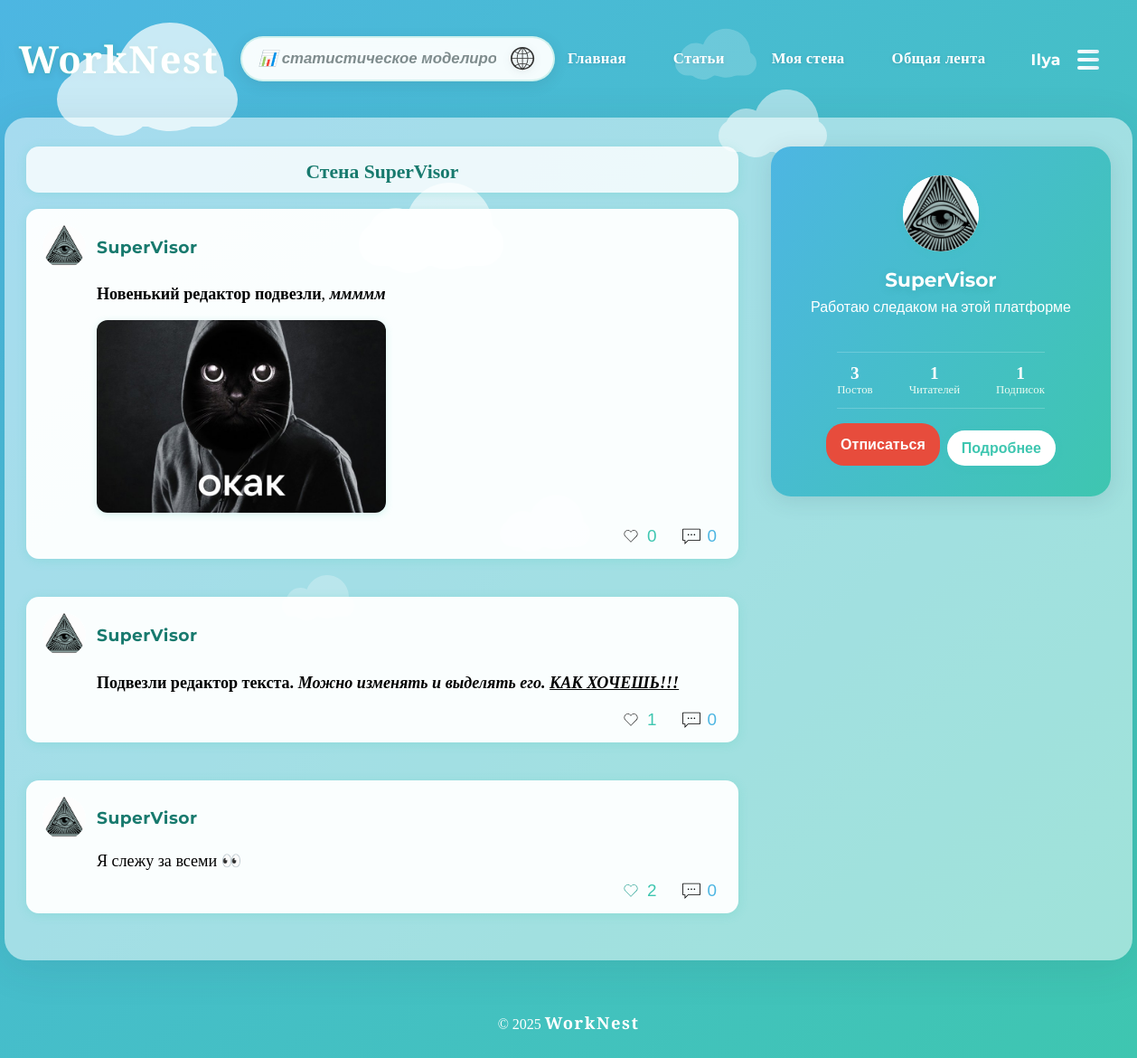
The app's page /user/SuperVisor (signed in) with its own data.
### models.py (models this page shows, shortened)
class User(db.Model):
    id = db.Column(db.Integer, primary_key=True)
    username = db.Column(db.String(64), unique=True, nullable=False)
    email = db.Column(db.String(120), unique=True, nullable=False)
    password_hash = db.Column(db.String(128), nullable=False)
    status = db.Column(db.String(64))
    show_status = db.Column(db.Boolean, default=True)
    bio = db.Column(db.Text)
    show_bio = db.Column(db.Boolean, default=True)
    avatar = db.Column(db.String(256))  # путь к файлу аватара
    full_name = db.Column(db.String(128), nullable=True)
    show_full_name = db.Column(db.Boolean, default=True)
    degree = db.Column(db.String(64), nullable=True)
    show_degree = db.Column(db.Boolean, default=True)
    interests = db.Column(db.String(256), nullable=True)
    show_interests = db.Column(db.Boolean, default=True)
    organization = db.Column(db.String(128), nullable=True)
    show_organization = db.Column(db.Boolean, default=True)
    location = db.Column(db.String(128), nullable=True)
    show_location = db.Column(db.Boolean, default=True)
    scholar_links = db.Column(db.String(512), nullable=True)  # ссылки через запятую или json
    show_scholar_links = db.Column(db.Boolean, default=True)
    website = db.Column(db.String(256), nullable=True)
    show_website = db.Column(db.Boolean, default=True)
    birthdate = db.Column(db.String(32), nullable=True)  # строкой для простоты
    show_birthdate = db.Column(db.Boolean, default=True)
    public_email = db.Column(db.String(120), nullable=True)
    show_public_email = db.Column(db.Boolean, default=True)
    telegram = db.Column(db.String(64), nullable=True)
    show_telegram = db.Column(db.Boolean, default=True)
    last_seen = db.Column(db.DateTime, default=datetime.utcnow)
    is_online = db.Column(db.Boolean, default=False)

class Post(db.Model):
    id = db.Column(db.Integer, primary_key=True)
    user_id = db.Column(db.Integer, db.ForeignKey('user.id'), nullable=False)
    content = db.Column(db.Text, nullable=False)
    created_at = db.Column(db.DateTime, nullable=False, default=db.func.now())
    image_path = db.Column(db.String(256), nullable=True)  # путь к картинке
    latitude = db.Column(db.Float, nullable=True)
    longitude = db.Column(db.Float, nullable=True)
    user = db.relationship('User', backref=db.backref('posts', lazy=True))
    tags = db.relationship('Tag', secondary=post_tags, backref=db.backref('posts', lazy='dynamic'))

### app.py (the view)
@app.route('/user/<username>')
def user_wall(username):
    current_user_id = session.get('user_id')
    if not current_user_id:
        return redirect(url_for('register'))
    current_user = User.query.get(current_user_id)
    target_user = User.query.filter_by(username=username).first()
    if not target_user:
        flash('Пользователь не найден', 'danger')
        return redirect(url_for('wall'))
    posts = Post.query.filter_by(user_id=target_user.id).order_by(Post.created_at.desc()).all()
    for post in posts:
        post.user = User.query.get(post.user_id)
        post.comments = Comment.query.filter_by(post_id=post.id).order_by(Comment.created_at.asc()).all()
        for comment in post.comments:
            comment.user = User.query.get(comment.user_id)
        post.likes_count = Like.query.filter_by(post_id=post.id).count()
        post.liked_by_current = False
        if current_user_id:
            post.liked_by_current = Like.query.filter_by(post_id=post.id, user_id=current_user_id).first() is not None
    followers = list(target_user.followers)
    following = list(target_user.following)
    is_following = False
    if current_user_id:
        from models import Follow
        is_following = Follow.query.filter_by(
            follower_id=current_user_id,
            followed_id=target_user.id
        ).first() is not None
    return render_template('wall.html',
                         user=current_user,
                         posts=posts,
                         target_user=target_user,
                         is_global_wall=False,
                         followers=followers,
                         following=following,
                         followers_count=len(followers),
                         following_count=len(following),
                         is_following=is_following)

### app.py (called while the page is built)
@app.before_request
def update_online_status():
    if 'user_id' in session:
        user = User.query.get(session['user_id'])
        if user:
            user.last_seen = datetime.utcnow()
            user.is_online = True
            db.session.commit()

@app.context_processor
def inject_user():
    user_id = session.get('user_id')
    if user_id:
        user = User.query.get(user_id)
        return dict(current_user=user, is_user_online=is_user_online)
    return dict(current_user=None, is_user_online=is_user_online)

@app.template_filter('hashtagify')
def hashtagify(text):
    def repl(match):
        tag = match.group(1)
        return f'<a href="/feed?q=%23{tag}" class="hashtag">#{tag}</a>'
    return re.sub(r'#([\wа-яА-ЯёЁ\-]+)', repl, text)

### templates/wall.html (shortened to what this page needs)
{% extends 'base.html' %}
{% block content %}
<div class="wall-page" style="display:flex; align-items:flex-start; justify-content:space-between; gap:36px; max-width:100%; margin:0;">
  <div class="wall-left" style="flex:1 1 60%; max-width:900px; display:flex; flex-direction:column; gap:18px; padding-bottom:20px;">
    <div class="wall-topbar" style="background:rgba(255,255,255,0.8);border-radius:14px;padding:16px 18px 10px 18px;display:flex;align-items:center;gap:18px;box-shadow:0 2px 12px #3ec6b033;">
      <div style="flex:1;">
        {% if is_global_wall %}
          <h2 style="margin:0;color:#187a6e;font-size:1.35em;font-weight:700;">Общая лента</h2>
        {% elif target_user and target_user.id != user.id %}
          <h2 style="margin:0;color:#187a6e;font-size:1.35em;font-weight:700;">Стена {{ target_user.username }}</h2>
        {% else %}
          <h2 style="margin:0;color:#187a6e;font-size:1.35em;font-weight:700;">Моя стена</h2>
        {% endif %}
      </div>
    </div>
    {% for post in posts %}
    <div class="wall-post" style="background:rgba(255,255,255,0.95);border-radius:14px;box-shadow:0 2px 12px #3ec6b033;padding:0 0 10px 0;margin-bottom:0;position:relative;">
      <div style="display:flex;align-items:center;gap:12px;padding:18px 18px 0 18px;position:relative;">
        <a href="{{ url_for('user_wall', username=post.user.username) }}" class="user-mini-card" data-user-id="{{ post.user.id }}" style="display:flex;align-items:center;gap:12px;cursor:pointer;text-decoration:none;">
          <div style="width:48px;height:48px;border-radius:50%;background:#fff;overflow:hidden;display:flex;align-items:center;justify-content:center;">
            <img src="{{ url_for('static', filename=post.user.avatar) if post.user.avatar else url_for('static', filename='img/profile_user_svg.svg') }}" alt="Аватар" style="width:48px;height:48px;object-fit:cover;border-radius:50%;background:#fafdff;">
          </div>
          <div style="display:flex;flex-direction:column;">
            <div style="font-weight:700;color:#187a6e;font-size:1.08em;"><span class="comment-username">{{ post.user.username }}</span></div>
          </div>
        </a>
      </div>
      <div style="margin:12px 18px 0 78px;white-space:pre-line;font-size:1.13em;">{{ post.content|hashtagify|safe }}</div>
      {% if post.image_path %}
      <div style="margin:10px 18px 0 78px;">
        <img src="{{ url_for('static', filename=post.image_path) }}" alt="Изображение поста" style="max-width:320px;max-height:320px;border-radius:12px;box-shadow:0 2px 8px #3ec6b033;">
      </div>
      {% endif %}
      <div style="margin:10px 18px 0 78px;display:flex;gap:16px;align-items:center;justify-content:flex-end;">
        <button class="like-btn" type="button" data-liked="{{ 'true' if post.liked_by_current else 'false' }}" data-post-id="{{ post.id }}" style="background:none;border:none;color:#3ec6b0;font-size:1.18em;cursor:pointer;display:flex;align-items:center;gap:8px;">
          <img src="{{ url_for('static', filename='img/heart_svg.svg') }}" alt="Лайк" style="width:20px;height:20px;transition:filter 0.2s;{{ 'filter:invert(41%) sepia(94%) saturate(442%) hue-rotate(124deg) brightness(92%) contrast(92%);' if post.liked_by_current else '' }}">
          <span class="like-count">{{ post.likes_count }}</span>
        </button>
        <button style="background:none;border:none;color:#4db6e2;font-size:1.18em;cursor:pointer;display:flex;align-items:center;gap:8px;"><img src="{{ url_for('static', filename='img/comment_svg.svg') }}" alt="Комментарий" style="width:20px;height:20px;"> {{ post.comments|length }}</button>
      </div>
    </div>
    {% endfor %}
  </div>
  <aside class="wall-right" style="flex:0 0 340px;display:flex;flex-direction:column;gap:28px;align-items:flex-end;margin-top:0;">
    {% if is_global_wall %}
    <div class="profile-card" id="profileCard" style="margin-top:0; position:relative;">
      <div class="profile-avatar">
        <img src="{{ url_for('static', filename=user.avatar) if user.avatar else url_for('static', filename='img/profile_user_svg.svg') }}" alt="Аватар" style="width:120px;height:120px;object-fit:cover;border-radius:50%;background:#fff;">
      </div>
      <div class="profile-info">
        <div class="profile-name">{{ user.username }}</div>
        {% if user.full_name and user.show_full_name %}<div class="profile-fullname">{{ user.full_name }}{% if user.degree and user.show_degree %}<span class="degree-badge degree-{{ user.degree|lower|replace(' ', '-')|trim }}">{{ user.degree }}</span>{% endif %}</div>{% endif %}
        {% if user.status and user.show_status %}<div class="profile-status">{{ user.status }}</div>{% endif %}
        {% if user.bio and user.show_bio %}<div class="profile-bio">{{ user.bio }}</div>{% endif %}
      </div>
      <button id="profileDropBtn" class="profile-edit-btn" style="margin-top:10px;">Показать больше</button>
      <div id="profileDropBox" class="enhanced-profile-dropdown" style="display:none;overflow:hidden;transition:all 0.3s ease;max-height:0;">
        <div class="dropdown-content" style="background:rgba(255,255,255,0.95);border-radius:16px;margin-top:12px;padding:16px 20px;box-shadow:0 4px 20px rgba(0,0,0,0.1);backdrop-filter:blur(10px);">
          {% if user.organization and user.show_organization %}<div style="color:#666;margin-bottom:8px;"><strong>Организация:</strong> {{ user.organization }}</div>{% endif %}
          {% if user.location and user.show_location %}<div style="color:#666;margin-bottom:8px;"><strong>Местоположение:</strong> {{ user.location }}</div>{% endif %}
          {% if user.interests and user.show_interests %}<div style="color:#666;margin-bottom:8px;"><strong>Интересы:</strong> {{ user.interests }}</div>{% endif %}
          {% if user.scholar_links and user.show_scholar_links %}<div style="color:#666;margin-bottom:8px;"><strong>Ссылки:</strong> {{ user.scholar_links }}</div>{% endif %}
          {% if user.website and user.show_website %}<div style="color:#666;margin-bottom:8px;"><strong>Сайт:</strong> <a href="{{ user.website }}" target="_blank" style="color:#3ec6b0;">{{ user.website }}</a></div>{% endif %}
          {% if user.public_email and user.show_public_email %}<div style="color:#666;margin-bottom:8px;"><strong>Email:</strong> <a href="mailto:{{ user.public_email }}" style="color:#3ec6b0;">{{ user.public_email }}</a></div>{% endif %}
          {% if user.telegram and user.show_telegram %}<div style="color:#666;margin-bottom:8px;"><strong>Telegram:</strong> <a href="https://t.me/{{ user.telegram.replace('@', '') }}" target="_blank" style="color:#3ec6b0;">{{ user.telegram }}</a></div>{% endif %}
        </div>
      </div>
    </div>
    {% elif target_user and target_user.id != user.id %}
    <div class="profile-card" id="profileCard" style="margin-top:0; position:relative;">
      <div class="profile-avatar">
        <img src="{{ url_for('static', filename=target_user.avatar) if target_user.avatar else url_for('static', filename='img/profile_user_svg.svg') }}" alt="Аватар" style="width:120px;height:120px;object-fit:cover;border-radius:50%;background:#fff;">
      </div>
      <div class="profile-info">
        <div class="profile-name">{{ target_user.username }}</div>
        {% if target_user.status and target_user.show_status %}<div class="profile-status">{{ target_user.status }}</div>{% endif %}
      </div>
      <div class="profile-stats" style="display:flex;justify-content:center;gap:40px;margin:16px 0;padding:12px 0;border-top:1px solid rgba(255,255,255,0.2);border-bottom:1px solid rgba(255,255,255,0.2);">
        <div style="text-align:center;">
          <div style="font-size:1.2em;font-weight:700;color:#fff;">{{ posts|length }}</div>
          <div style="font-size:0.8em;color:#eafaf1;">Постов</div>
        </div>
        <div style="text-align:center;">
          <div style="font-size:1.2em;font-weight:700;color:#fff;">{{ followers_count }}</div>
          <div style="font-size:0.8em;color:#eafaf1;">Читателей</div>
        </div>
        <div style="text-align:center;">
          <div style="font-size:1.2em;font-weight:700;color:#fff;">{{ following_count }}</div>
          <div style="font-size:0.8em;color:#eafaf1;">Подписок</div>
        </div>
      </div>
      <div style="display:flex;gap:8px;margin-bottom:10px;">
        {% if is_following %}
          <button onclick="unfollowUser('{{ target_user.username }}')" class="profile-follow-btn following" style="flex:1;background:#e74c3c;color:#fff;border:none;padding:10px 16px;border-radius:20px;font-weight:600;cursor:pointer;transition:all 0.2s;">
            Отписаться
          </button>
        {% else %}
          <button onclick="followUser('{{ target_user.username }}')" class="profile-follow-btn" style="flex:1;background:#fff;color:#3ec6b0;border:none;padding:10px 16px;border-radius:20px;font-weight:600;cursor:pointer;transition:all 0.2s;">
            Подписаться
          </button>
        {% endif %}
        <button id="profileDropBtn" class="profile-edit-btn" style="background:#fff;color:#3ec6b0;border:none;padding:10px 16px;border-radius:20px;font-weight:600;cursor:pointer;transition:all 0.2s;">
          Подробнее
        </button>
      </div>
    </div>
    {% endif %}
  </aside>
</div>
{% endblock %}

### templates/base.html (shortened to what this page needs)
<!DOCTYPE html>
<html lang="ru">
<head>
    <link rel="stylesheet" href="{{ url_for('static', filename='style.css') }}">
</head>
<body>
    <div id="clouds">
        <div class="cloud x1"></div>
        <div class="cloud x2"></div>
        <div class="cloud x4"></div>
        <div class="cloud x7"></div>
        <div class="cloud x9"></div>
        <div class="cloud x10"></div>
    </div>
    <header>
        <div class="header-inner">
            <h1>WorkNest</h1>
            <form class="header-search" action="/search" method="get" id="headerSearchForm">
                <input type="text" name="q" placeholder="Поиск пользователей или #тегов..." aria-label="Поиск" id="headerSearchInput">
                <button type="submit" title="Найти">
                    <img src="{{ url_for('static', filename='img/browser_svg.svg') }}" alt="Поиск" class="search-icon-img">
                </button>
            </form>
            <nav class="header-nav">
                <ul>
                    <li><a href="/">Главная</a></li>
                    <li><a href="/articles">Статьи</a></li>
                    <li><a href="/wall">Моя стена</a></li>
                    <li><a href="/feed">Общая лента</a></li>
                </ul>
            </nav>
            <div class="header-user">
              {% if current_user %}
                <span class="header-username">{{ current_user.username }}</span>
                <button class="header-burger" id="headerBurgerBtn" aria-label="Меню">
                  <span class="burger-icon">
                    <span></span>
                    <span></span>
                    <span></span>
                  </span>
                </button>
              {% else %}
                <a href="/reg_login" class="header-login-link">Войти</a>
              {% endif %}
            </div>
        </div>
    </header>
    <div class="app-bg">
        {% block content %}{% endblock %}
    </div>
    <footer>
        <div class="container">
            <p>© 2025 <span class="footer-brand">WorkNest</span></p>
        </div>
    </footer>
</body>
</html>

### records on screen
User: username "Ilya"
User: username "SuperVisor", avatar (picture), status "Работаю следаком на этой платформе"
Post: avatar (picture), user.username "SuperVisor", content|hashtagify "Новенький редактор подвезли , ммммм", image_path (picture), likes_count "0", comments|length "0"
Post: avatar (picture), user.username "SuperVisor", content|hashtagify "Подвезли редактор текста. Можно изменять и выделять его. КАК ХОЧЕШЬ!!!", likes_count "1", comments|length "0"
Post: avatar (picture), user.username "SuperVisor", content|hashtagify "Я слежу за всеми 👀", likes_count "2", comments|length "0"

### other values on screen
{{ posts|length }} "3"
{{ followers_count }} "1"
{{ following_count }} "1"
